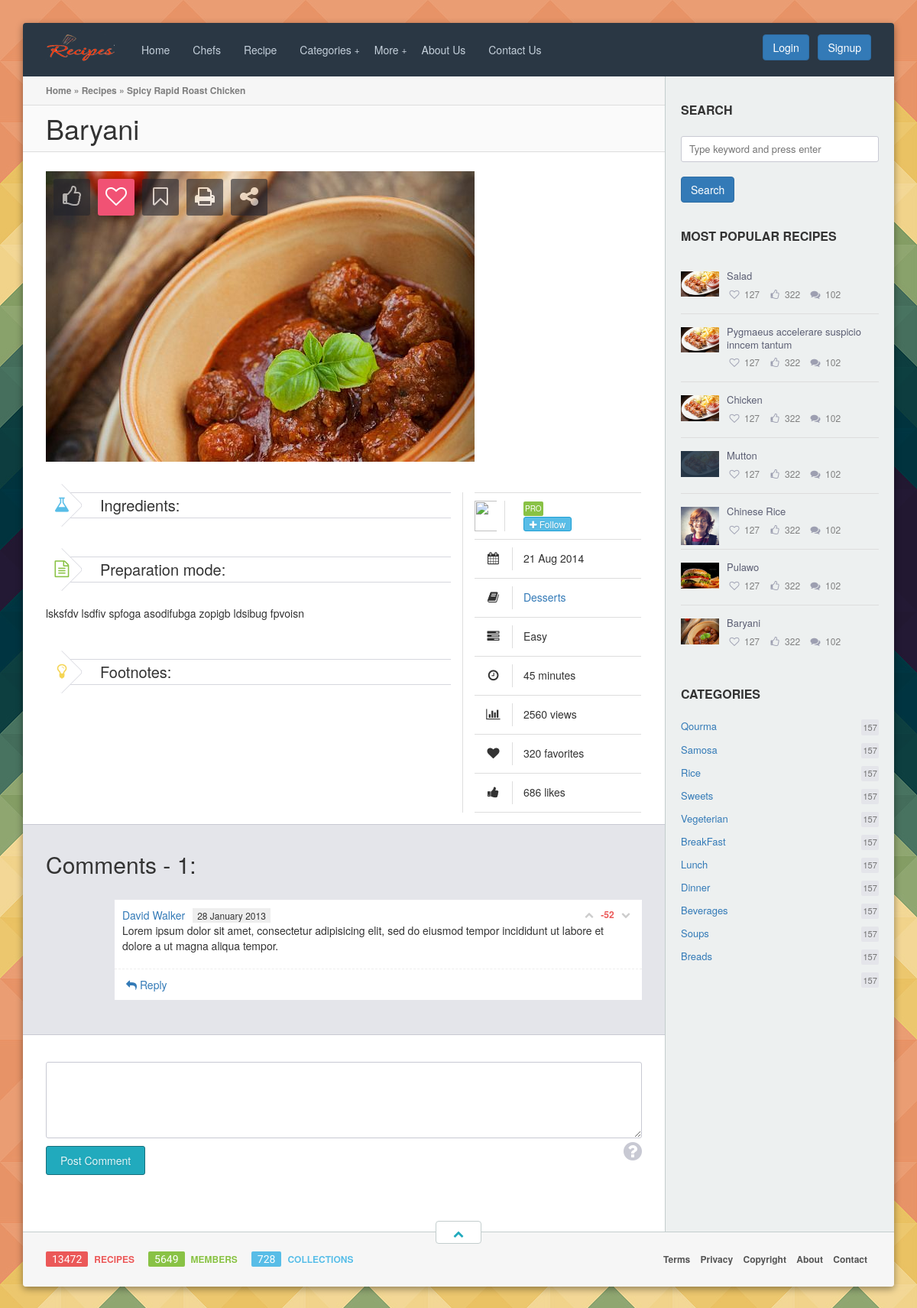
The page /search_recipe.php on the database its author committed.
### tables this page shows
CREATE TABLE IF NOT EXISTS `dishes` (
  `dish_id` int(11) NOT NULL AUTO_INCREMENT,
  `dish_name` varchar(255) NOT NULL,
  `dish_ingred` longtext NOT NULL,
  `dish_direction` longtext NOT NULL,
  `dish_detail` longtext NOT NULL,
  `cat_id` int(11) NOT NULL,
  `chef_id` int(11) NOT NULL,
  `dish_photo` varchar(255) NOT NULL,
  `country_name` varchar(255) NOT NULL,
  PRIMARY KEY (`dish_id`)
);

CREATE TABLE IF NOT EXISTS `categories` (
  `cat_id` int(11) NOT NULL AUTO_INCREMENT,
  `cat_name` varchar(100) NOT NULL,
  `country_name` varchar(255) NOT NULL,
  PRIMARY KEY (`cat_id`)
);

### search_recipe.php (the view, shortened to what this page needs)
<!DOCTYPE html>
<html lang="en">
<head>
	<link rel="stylesheet" href="assets/css/font-awesome.min.css" />
	<link rel="stylesheet" href="assets/fonts/awards/awards.css" />
	<link rel="stylesheet" href="assets/css/styles.css" />
	<?php include "includes/meta.php"; ?>
</head>
<body>
<section id="rw-layout" class="rw-layout">
<?php include "includes/header.php"; ?>
<div class="rw-section rw-container right-sidebar">
	<div class="rw-inner clearfix">
<?php include "includes/sidebar.php"; ?>
		<div class="rw-column rw-content">
			<div class="rw-row page-breadcrumb">
				<a href="#">Home</a> &raquo; <a href="#">Recipes</a> &raquo; <span>Spicy Rapid Roast Chicken</span>
			</div>
			<div class="rw-row page-title">
				<h1><?php echo $dish_name; ?></h1>
			</div>
			<div class="rw-row">
				<div class="entry style-columns">
	<?php
		$chef_query = mysql_query("select * from `chefs` where chef_id = '$chef_id' ");
		$chef_data = mysql_fetch_array($chef_query);
		$chef_name = $chef_data['chef_name'];
		$chef_photo = $chef_data['chef_photo'];
	?>
					<div class="entry-photo single-recipe-photo-cover">
						<img src="admin/<?php echo $dish_photo;?>" alt="">
						<div class="recipe-tools">
							<div class="tool like" title="Like (686)"><i class="the-icon fa fa-thumbs-o-up"></i></div>
							<div class="tool favorite active" title="Add to favorites (320)"><i class="the-icon fa fa-heart-o"></i></div>
							<div class="tool collection" title="Add to collection (47)"><i class="the-icon fa fa-bookmark-o"></i></div>
							<div class="tool print" title="Print (108)"><i class="the-icon fa fa-print"></i></div>
							<div class="tool share" title="Share (210)"><i class="the-icon fa fa-share-alt"></i></div>
						</div>
					</div>
					<div class="entry-content clearfix">
						<div class="recipe-content">
							<div class="single-recipe-ingredients">
								<h3 class="recipe-headlines ingredients first">Ingredients:</h3>
							</div>
							<h3 class="recipe-headlines preparation-mode">Preparation mode:</h3>
							<p><?php echo $dish_direction; ?></p>
							<h3 class="recipe-headlines footnotes">Footnotes:</h3>
						</div>
						<div class="recipe-meta">
							<ul>
								<li>
									<div class="entry-info-author">
										<img src="admin/<?php echo $chef_photo; ?>" >
										<div class="author-name"><a href="#"><?php echo $chef_name; ?></a> <span class="mark green" title="Pro member!">Pro</span></div>
										<div><a href="#" class="follow-user button mini blue" title="851 followers">
											<i class="fa fa-plus"></i> <span class="text">Follow</span>
										</a></div>
									</div>
								</li>
								<li><i class="the-icon fa fa-calendar" title="Submited on 21 Aug 2014"></i> <span>21 Aug 2014</span></li>
								<li><div><i class="the-icon fa fa-book" title="Category"></i> <span><a href="#">Desserts</a></span></div></li>
								<li><div><i class="the-icon fa fa-tasks" title="Difficulty"></i> <span>Easy</span></div></li>
								<li><div><i class="the-icon fa fa-clock-o" title="Preparation time"></i> <span>45 minutes</span></div></li>
								<li><i class="the-icon fa fa-bar-chart" title="2560 people read this"></i> <span>2560 views</span></li>
								<li><div><i class="the-icon fa fa-heart" title="Favorited by 320 users"></i> <span>320 favorites</span></div></li>
								<li><div><i class="the-icon fa fa-thumbs-up" title="686 like this"></i> <span>686 likes</span></div></li>
							</ul>
						</div>
					</div>
				</div>
			</div>
			<div class="rw-row light-gray border-tb">
				<h2>Comments - 1:</h2>
				<ul class="post-comments">
					<li class="comment">
						<div class="content">
							<div class="comment-header">
								<a href="#">David Walker</a><span class="comment-time">28 January 2013</span>
								<div class="comment-vote">
									<div class="control upvote"><i class="fa fa-chevron-up"></i></div>
									<div class="counter negative">-52</div>
									<div class="control downvote"><i class="fa fa-chevron-down"></i></div>
								</div>
							</div>
							<p>Lorem ipsum dolor sit amet, consectetur adipisicing elit, sed do eiusmod
							tempor incididunt ut labore et dolore a ut magna aliqua	tempor.</p>
						</div>
						<a href="#" class="comment-reply"><i class="fa fa-reply"></i> Reply</a>
					</li>
				</ul>
			</div>
			<div class="rw-row">
				<div id="respond" class="comment-respond clearfix">
					<div class="grid-container">
						<form action="#" method="post"class="comment-form">
							<div class="grid desk-12 alpha omega">
								<div class="label">Comment</div>
								<textarea name="comment"></textarea>
							</div>
							<p class="form-submit clearfix">
								<input name="submit" class="button primary" type="submit" value="Post Comment" />
								<span class="comment-form-question"><i class="fa fa-question-circle fa-2x"></i></span>
							</p>
						</form>
					</div>
				</div>
			</div>
		</div>
	</div>
</div>
<?php include "includes/footer.php"; ?>
</section>
</body>
</html>

### includes/sidebar.php (shortened to what this page needs)
<div class="rw-column rw-sidebar">
	<div class="the-sidebar">
		<aside class="widget widget-search">
			<div class="widget-title"><h3>Search</h3></div>
			<form method="get" class="search-form" action="">
				<input type="text" class="search-field fullwidth" name="dish_name" placeholder="Type keyword and press enter" value="">
				<button type="submit" class="btn btn-primary" name="submit">Search</button>
			</form>
		</aside>
		<aside class="widget widget-posts">
			<div class="widget-title"><h3>Most popular recipes</h3></div>
			<div class="widget-posts-list">
<?php
$query=mysql_query("SELECT * FROM `dishes` order by dish_id DESC ");
do{
	$data=mysql_fetch_array($query);
	if($data){
	$dish_name=$data['dish_name'];
	$dish_id=$data['dish_id'];
	$dish_direction=$data['dish_direction'];
	$dish_photo=$data['dish_photo'];
?>
				<div class="post">
					<div class="entry-photo">
						<img src="admin/<?php echo $dish_photo; ?>" alt="" />
					</div>
					<div class="entry-title">
						<a href="view_recipe.php?dish_id=<?php echo $dish_id; ?>"><?php echo $dish_name; ?></a>
					</div>
					<div class="entry-controls minimal">
						<a href="#" class="control entry-to-favorites" title="Add to favorites"> <i class="fa fa-heart-o"></i> </a><span class="control-tip">127</span>
						<a href="#" class="control entry-like" title="I like this!"> <i class="fa fa-thumbs-o-up"></i> </a> <span class="control-tip">322</span>
						<a href="#" class="control entry-comments" title="Comments"> <i class="fa fa-comments"></i> </a> <span class="control-tip">102</span>
					</div>
				</div>
	<?php }} while ($data);?>
			</div>
		</aside>
		<aside class="widget widget-categories">
			<div class="widget-title"><h3>Categories</h3></div>
	<?php
	$query=mysql_query("SELECT * FROM `categories`");
	while($row=mysql_fetch_array($query)){
	?>
			<ul>
				<li><a href="#"><?php echo $row['cat_name']; ?> <span class="mark light-gray">157</span></a></li>
			</ul>
	<?php } ?>
		</aside>
	</div>
</div>

### rows shown on the page
dishes: dish_photo (picture), dish_name "Salad"
dishes: dish_photo (picture), dish_name "Pygmaeus accelerare suspicio inncem tantum"
dishes: dish_photo (picture), dish_name "Chicken"
dishes: dish_photo (picture), dish_name "Mutton"
dishes: dish_photo (picture), dish_name "Chinese Rice"
dishes: dish_photo (picture), dish_name "Pulawo"
dishes: dish_photo (picture), dish_name "Baryani", dish_direction "lsksfdv lsdfiv spfoga asodifubga zopigb ldsibug fpvoisn"
categories: cat_name "Qourma"
categories: cat_name "Samosa"
categories: cat_name "Rice"
categories: cat_name "Sweets"
categories: cat_name "Vegeterian"
categories: cat_name "BreakFast"
categories: cat_name "Lunch"
categories: cat_name "Dinner"
categories: cat_name "Beverages"
categories: cat_name "Soups"
categories: cat_name "Breads"
